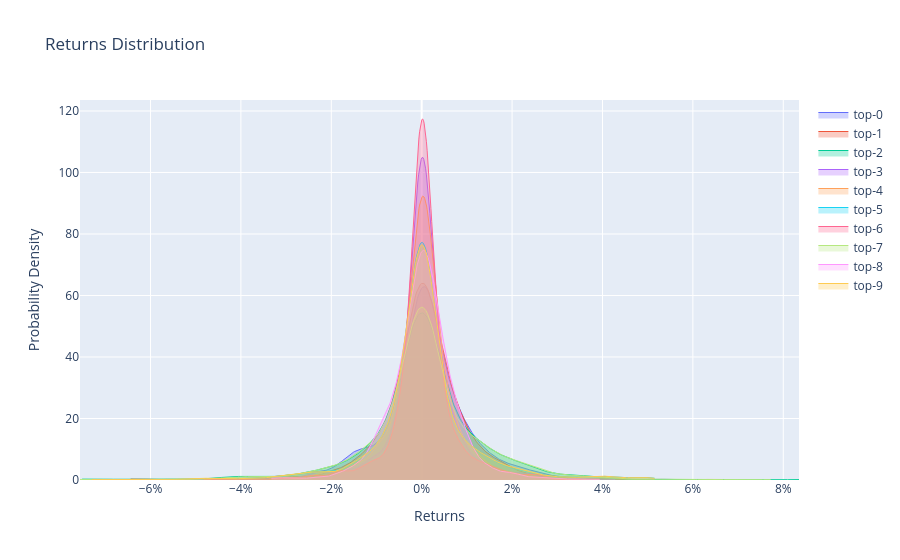

The notebook cell saved with this chart:
### Code cell
topk_pops.plot_returns_distribution()

### Figure 1 — Plotly figure (JSON) as saved in the notebook; plotly's stock layout.template omitted (floating-point values rounded to 4 significant figures; data arrays with more than 128 entries replaced by an {"elided": "..."} marker saying what was removed)
{"data": [{"fill": "tozeroy", "fillcolor": "rgba(99,110,250,0.3)", "line": {"color": "#636EFA", "dash": "solid", "width": 1}, "mode": "lines", "name": "top-0", "opacity": 1, "type": "scatter", "visible": true, "x": {"elided": "500 float values"}, "y": {"elided": "500 float values"}}, {"fill": "tozeroy", "fillcolor": "rgba(239,85,59,0.3)", "line": {"color": "#EF553B", "dash": "solid", "width": 1}, "mode": "lines", "name": "top-1", "opacity": 1, "type": "scatter", "visible": true, "x": {"elided": "500 float values"}, "y": {"elided": "500 float values"}}, {"fill": "tozeroy", "fillcolor": "rgba(0,204,150,0.3)", "line": {"color": "#00CC96", "dash": "solid", "width": 1}, "mode": "lines", "name": "top-2", "opacity": 1, "type": "scatter", "visible": true, "x": {"elided": "500 float values"}, "y": {"elided": "500 float values"}}, {"fill": "tozeroy", "fillcolor": "rgba(171,99,250,0.3)", "line": {"color": "#AB63FA", "dash": "solid", "width": 1}, "mode": "lines", "name": "top-3", "opacity": 1, "type": "scatter", "visible": true, "x": {"elided": "500 float values"}, "y": {"elided": "500 float values"}}, {"fill": "tozeroy", "fillcolor": "rgba(255,161,90,0.3)", "line": {"color": "#FFA15A", "dash": "solid", "width": 1}, "mode": "lines", "name": "top-4", "opacity": 1, "type": "scatter", "visible": true, "x": {"elided": "500 float values"}, "y": {"elided": "500 float values"}}, {"fill": "tozeroy", "fillcolor": "rgba(25,211,243,0.3)", "line": {"color": "#19D3F3", "dash": "solid", "width": 1}, "mode": "lines", "name": "top-5", "opacity": 1, "type": "scatter", "visible": true, "x": {"elided": "500 float values"}, "y": {"elided": "500 float values"}}, {"fill": "tozeroy", "fillcolor": "rgba(255,102,146,0.3)", "line": {"color": "#FF6692", "dash": "solid", "width": 1}, "mode": "lines", "name": "top-6", "opacity": 1, "type": "scatter", "visible": true, "x": {"elided": "500 float values"}, "y": {"elided": "500 float values"}}, {"fill": "tozeroy", "fillcolor": "rgba(182,232,128,0.3)", "line": {"color": "#B6E880", "dash": "solid", "width": 1}, "mode": "lines", "name": "top-7", "opacity": 1, "type": "scatter", "visible": true, "x": {"elided": "500 float values"}, "y": {"elided": "500 float values"}}, {"fill": "tozeroy", "fillcolor": "rgba(255,151,255,0.3)", "line": {"color": "#FF97FF", "dash": "solid", "width": 1}, "mode": "lines", "name": "top-8", "opacity": 1, "type": "scatter", "visible": true, "x": {"elided": "500 float values"}, "y": {"elided": "500 float values"}}, {"fill": "tozeroy", "fillcolor": "rgba(254,203,82,0.3)", "line": {"color": "#FECB52", "dash": "solid", "width": 1}, "mode": "lines", "name": "top-9", "opacity": 1, "type": "scatter", "visible": true, "x": {"elided": "500 float values"}, "y": {"elided": "500 float values"}}], "layout": {"title": {"text": "Returns Distribution"}, "xaxis": {"tickformat": ".0%", "title": {"text": "Returns"}}, "yaxis": {"title": {"text": "Probability Density"}}}}
